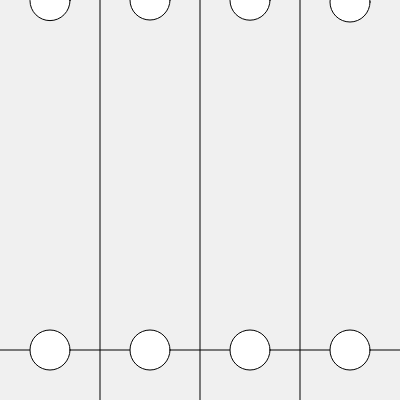
Frame 1 (no input)
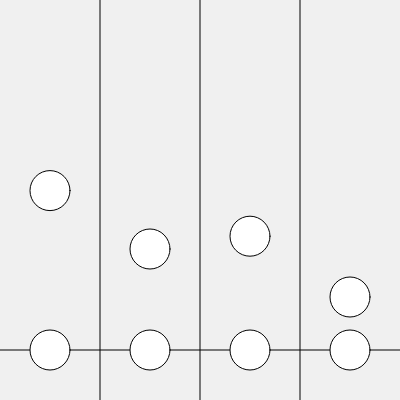
Frame 60 (no input)
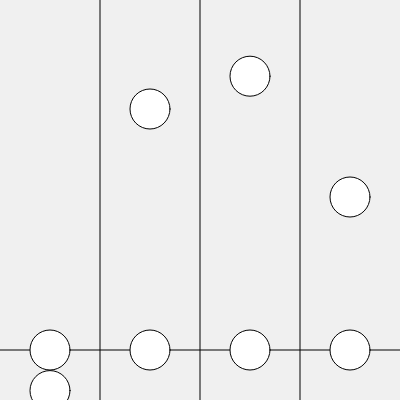
Frame 120 (the mouse pressed at the canvas centre since frame 60)

The p5.js sketch that drew these frames (run headless with seeded random() and noise() and a simulated clock; from frame 60 on, the mouse is pressed at the canvas centre):

// p5.js sketch
// ── sketch.js
function setup() {
  createCanvas(400, 400);
}
let y =0,u = 0.6,i =0.2,p=2;

let velocity_y = 1;
function draw() {
  background(240);
  line(100,400,100,0);
  line(200,400,200,0);
  line(300,400,300,0);
  line(0,350,400,350);
  let velocity = 0.5;
  ellipse(50,u,40,40);
  ellipse(150,y,40,40);
  ellipse(250,i,40,40);
  ellipse(350,p,40,40);
  ellipse(50 ,350,40,40);
  ellipse(150 ,350,40,40);
  ellipse(250 ,350,40,40);
  ellipse(350 ,350,40,40);
  u += 10;
  u %= 400;
  y += 11;
  y %=400;
  i += 4;
  i %=400;
  p += 5;
  p %=400;

}


  
